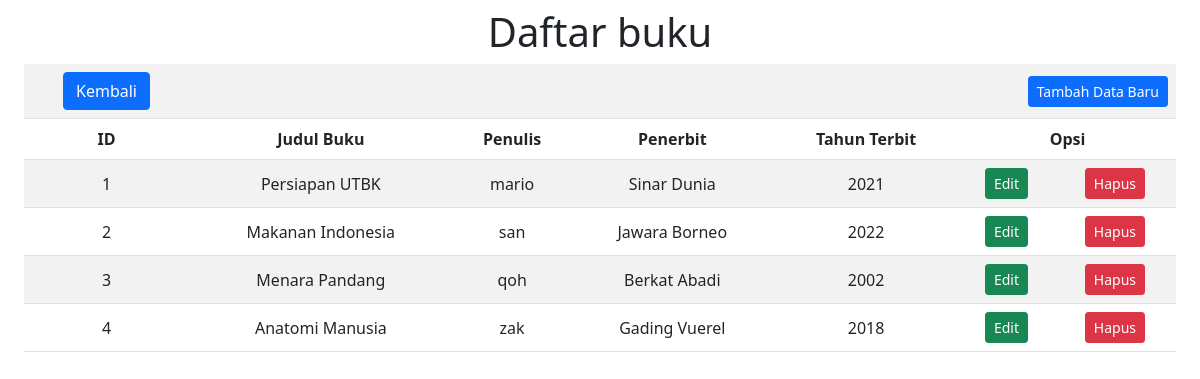
The page /Buku.php on the database its author committed.
### tables this page shows
CREATE TABLE `buku` (
  `id_buku` int(11) NOT NULL,
  `judul_buku` varchar(500) DEFAULT NULL,
  `penulis` varchar(500) DEFAULT NULL,
  `penerbit` varchar(250) DEFAULT NULL,
  `tahun_terbit` int(11) DEFAULT NULL
);

### Model.php (called while the page is built, shortened)
<?php
function selectalldata($table)
{
  $select = "SELECT * FROM $table";
  $select1 = mysqli_query($GLOBALS['connect'], $select);
  return $select1;
}

### Buku.php (the view, shortened to what this page needs)
<?php
require "Model.php";
?>
<!doctype html>
<html lang="en">
<head>
  <link href="https://cdn.jsdelivr.net/npm/bootstrap@5.1.3/dist/css/bootstrap.min.css" rel="stylesheet">
</head>
<body>
  <h1 class="mt-2">Daftar buku</h1>
  <div class="table-responsive mx-4">
    <table class="table table-striped align-middle">
      <tr>
        <td><a href="index.php"><button type="button" class="btn btn-primary">Kembali</button></a></td>
        <td colspan=6><a href="FormBuku.php"><button type="button" class="btn btn-primary float-end btn-sm">Tambah Data Baru</button></a></td>
      </tr>
      <tr>
        <th>ID</th>
        <th>Judul Buku</th>
        <th>Penulis</th>
        <th>Penerbit</th>
        <th>Tahun Terbit</th>
        <th colspan="2">Opsi</th>
      </tr>
      <?php
      $result = selectalldata("buku");
      while ($data = mysqli_fetch_array($result)) { ?>
        <tr>
          <td><?php echo $data['id_buku'] ?></td>
          <td><?php echo $data['judul_buku'] ?></td>
          <td><?php echo $data['penulis'] ?></td>
          <td><?php echo $data['penerbit'] ?></td>
          <td><?php echo $data['tahun_terbit'] ?></td>
          <td style="text-align: center;"><a href="FormBuku.php?id_buku=<?php echo $data['id_buku']; ?>"><button class="btn btn-success btn-sm">Edit</button></a></td>
          <td style="text-align: center;"><a href="Buku.php?id_buku=<?php echo $data['id_buku']; ?>" onclick="return confirm('Hapus data?')"><button class="btn btn-danger btn-sm">Hapus</button></a></td>
        </tr>
      <?php } ?>
    </table>
  </div>
</body>
</html>

### Buku.php (style rules this page uses)
h1, table { text-align: center; }

### rows shown on the page
buku: id_buku "1", judul_buku "Persiapan UTBK", penulis "mario", penerbit "Sinar Dunia", tahun_terbit "2021"
buku: id_buku "2", judul_buku "Makanan Indonesia", penulis "san", penerbit "Jawara Borneo", tahun_terbit "2022"
buku: id_buku "3", judul_buku "Menara Pandang", penulis "qoh", penerbit "Berkat Abadi", tahun_terbit "2002"
buku: id_buku "4", judul_buku "Anatomi Manusia", penulis "zak", penerbit "Gading Vuerel", tahun_terbit "2018"
